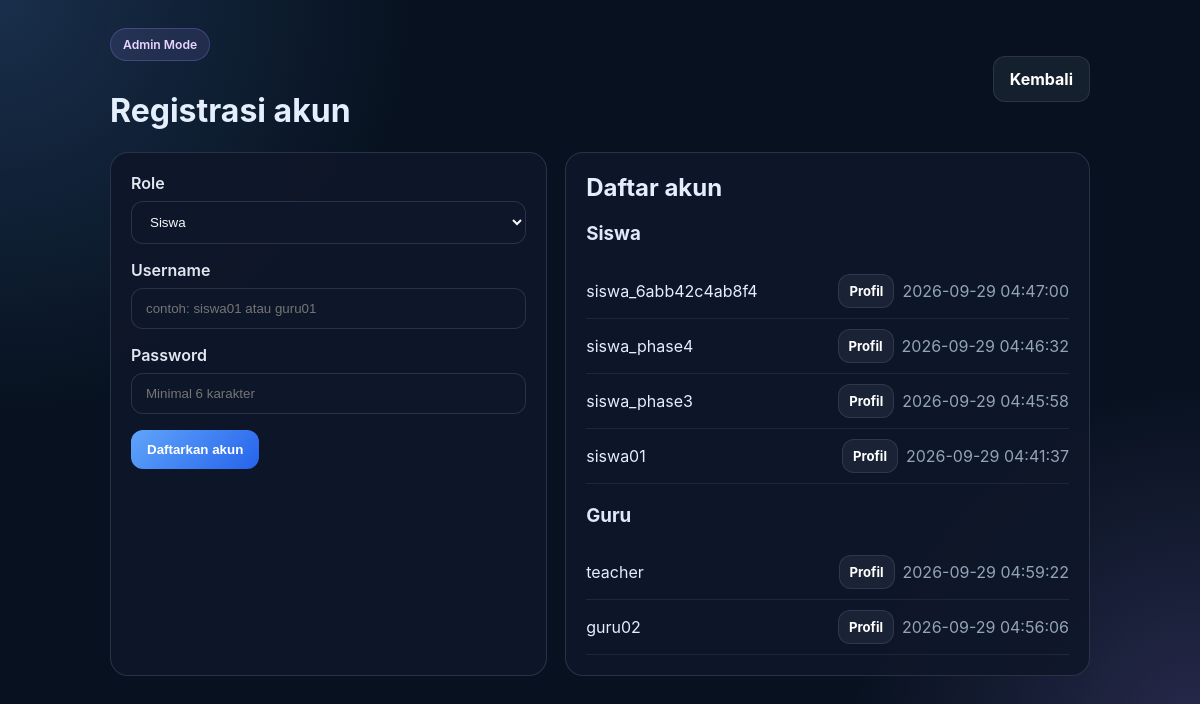
The page /admin.php (signed in) on the database as committed earlier.
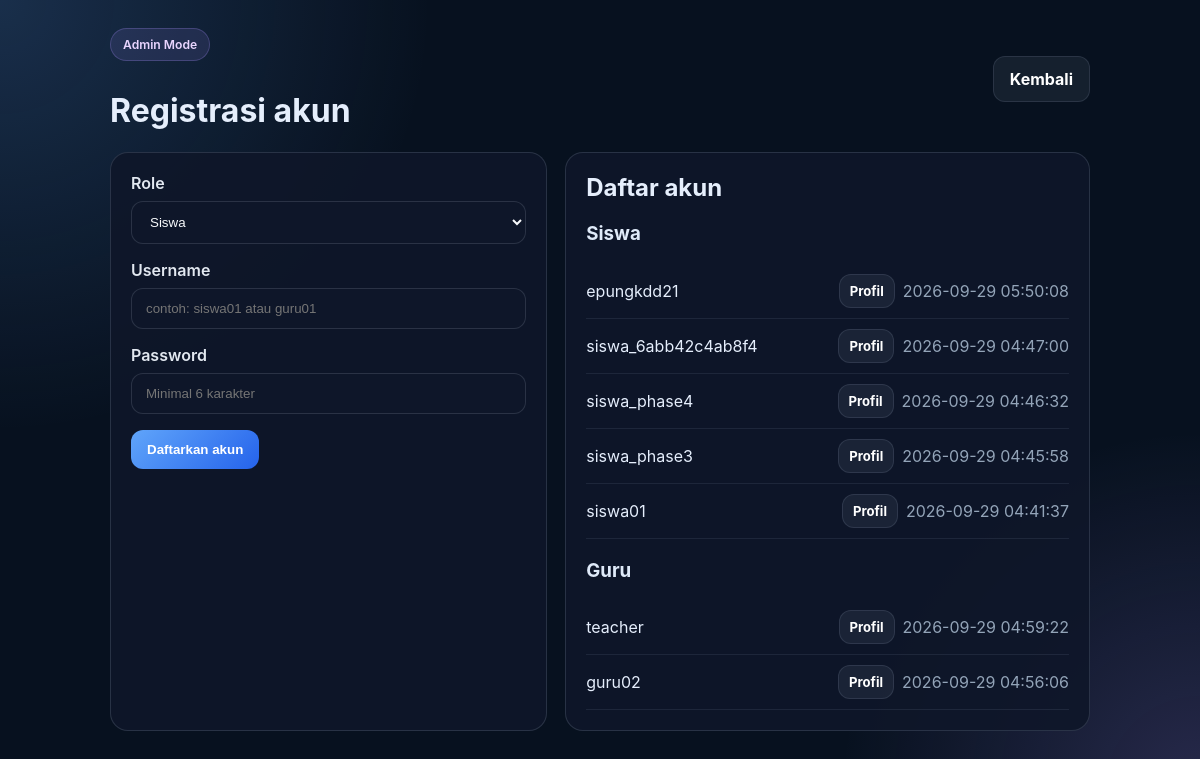
The same page on the database as committed later.
### tables this page shows
CREATE TABLE users (
            id INTEGER PRIMARY KEY AUTOINCREMENT,
            username TEXT NOT NULL UNIQUE,
            password_hash TEXT NOT NULL,
            role TEXT NOT NULL CHECK(role IN ("admin", "teacher", "student")),
            created_at TEXT NOT NULL DEFAULT CURRENT_TIMESTAMP
        );

### includes/auth.php (called while the page is built, shortened)
<?php
function list_users_by_role(string $role): array
{
    $pdo = get_main_db();
    $stmt = $pdo->prepare('SELECT id, username, role, created_at FROM users WHERE role = :role ORDER BY created_at DESC');
    $stmt->execute([':role' => $role]);
    return $stmt->fetchAll();
}

### admin.php (the view, shortened to what this page needs)
<?php
require_once __DIR__ . '/includes/auth.php';
$students = list_users_by_role('student');
$teachers = list_users_by_role('teacher');
?>
<!DOCTYPE html>
<html lang="id">
<head>
    <link rel="stylesheet" href="assets/css/style.css">
</head>
<body>
    <div class="admin-shell">
        <div class="top-row">
            <div>
                <span class="badge secondary">Admin Mode</span>
                <h1 style="margin: 12px 0 0;">Registrasi akun</h1>
            </div>
            <div>
                <a class="secondary-btn" href="dashboard.php">Kembali</a>
            </div>
        </div>
        <div class="panel-grid">
            <div class="panel">
                <form method="post" action="admin.php">
                    <div class="field">
                        <label for="role">Role</label>
                        <select id="role" name="role">
                            <option value="student">Siswa</option>
                        </select>
                    </div>
                    <div class="field">
                        <label for="username">Username</label>
                        <input id="username" name="username" type="text" placeholder="contoh: siswa01 atau guru01" required>
                    </div>
                    <div class="field">
                        <label for="password">Password</label>
                        <input id="password" name="password" type="password" placeholder="Minimal 6 karakter" required>
                    </div>
                    <button type="submit" class="primary-btn">Daftarkan akun</button>
                </form>
            </div>
            <div class="panel">
                <h2 style="margin-top: 0;">Daftar akun</h2>
                <h3 style="margin-top: 0; color: #dfeaf9;">Siswa</h3>
                <ul class="students-list">
                    <?php if ($students): ?>
                        <?php foreach ($students as $student): ?>
                            <li>
                                <span><?= htmlspecialchars($student['username'], ENT_QUOTES, 'UTF-8'); ?></span>
                                <span style="display:flex; gap:8px; align-items:center;">
                                    <a class="secondary-btn" href="profile.php?student_id=<?= (int) $student['id']; ?>" style="padding:8px 10px; font-size:0.82rem;">Profil</a>
                                    <span style="color: #93a4b8;"><?= htmlspecialchars($student['created_at'], ENT_QUOTES, 'UTF-8'); ?></span>
                                </span>
                            </li>
                        <?php endforeach; ?>
                    <?php else: ?>
                        <li><span style="color: #93a4b8;">Belum ada siswa.</span></li>
                    <?php endif; ?>
                </ul>
                <h3 style="margin-top: 20px; color: #dfeaf9;">Guru</h3>
                <ul class="students-list">
                    <?php if ($teachers): ?>
                        <?php foreach ($teachers as $teacher): ?>
                            <li>
                                <span><?= htmlspecialchars($teacher['username'], ENT_QUOTES, 'UTF-8'); ?></span>
                                <span style="display:flex; gap:8px; align-items:center;">
                                    <a class="secondary-btn" href="profile.php?student_id=<?= (int) $teacher['id']; ?>" style="padding:8px 10px; font-size:0.82rem;">Profil</a>
                                    <span style="color: #93a4b8;"><?= htmlspecialchars($teacher['created_at'], ENT_QUOTES, 'UTF-8'); ?></span>
                                </span>
                            </li>
                        <?php endforeach; ?>
                    <?php else: ?>
                        <li><span style="color: #93a4b8;">Belum ada guru.</span></li>
                    <?php endif; ?>
                </ul>
            </div>
        </div>
    </div>
</body>
</html>

### assets/css/style.css (style rules this page uses)
:root { --bg: #07111f; --bg-soft: #0d1b2a; --panel: rgba(17, 24, 39, 0.88); --panel-alt: rgba(15, 23, 42, 0.9); --card: #111827; --card-alt: #0f172a; --muted: #93a4b8; --text: #e5eefc; --primary: #60a5fa; --primary-strong: #2563eb; --secondary: #a78bfa; --border: rgba(148, 163, 184, 0.2); --success: #34d399; --shadow: 0 22px 52px rgba(15, 23, 42, 0.48); --input-bg: rgba(15, 23, 42, 0.8); --input-text: #e2e8f0; }
* { box-sizing: border-box; }
html { scroll-behavior: smooth; }
body { margin: 0; font-family: 'Inter', sans-serif; background: radial-gradient(circle at top left, rgba(96, 165, 250, 0.2), transparent 30%), radial-gradient(circle at bottom right, rgba(167, 139, 250, 0.2), transparent 25%), var(--bg); color: var(--text); }
a { color: inherit; text-decoration: none; }
.badge { display: inline-flex; align-items: center; padding: 8px 12px; border-radius: 999px; background: rgba(96, 165, 250, 0.12); border: 1px solid rgba(96, 165, 250, 0.28); color: #dbeafe; font-size: 0.76rem; font-weight: 600; margin-bottom: 18px; }
.badge.secondary { background: rgba(167, 139, 250, 0.12); border-color: rgba(167, 139, 250, 0.25); color: #e9d5ff; }

### admin.php (style rules this page uses)
body { padding: 28px 18px 60px; }
.admin-shell { max-width: 980px; margin: 0 auto; }
.top-row { display: flex; justify-content: space-between; align-items: center; gap: 12px; margin-bottom: 22px; }
.panel-grid { display: grid; grid-template-columns: 1fr 1.2fr; gap: 18px; }
.panel { background: rgba(15, 23, 42, 0.9); border: 1px solid rgba(148, 163, 184, 0.2); border-radius: 18px; padding: 20px; }
.field { display: flex; flex-direction: column; gap: 8px; margin-bottom: 16px; }
.field label { font-weight: 600; color: #e2e8f0; }
.field input, .field select { width: 100%; padding: 12px 14px; border-radius: 12px; border: 1px solid rgba(148, 163, 184, 0.2); background: rgba(15, 23, 42, 0.8); color: #f8fafc; }
.primary-btn, .secondary-btn { display: inline-flex; align-items: center; justify-content: center; border-radius: 12px; padding: 12px 16px; text-decoration: none; font-weight: 700; border: 0; cursor: pointer; }
.primary-btn { background: linear-gradient(135deg, #60a5fa, #2563eb); color: white; }
.secondary-btn { background: rgba(148, 163, 184, 0.1); color: white; border: 1px solid rgba(148, 163, 184, 0.16); }
.students-list { list-style: none; padding: 0; margin: 0; }
.students-list li { display: flex; justify-content: space-between; align-items: center; padding: 10px 0; border-bottom: 1px solid rgba(148, 163, 184, 0.12); }

Rows that differ between the two databases and show on the page:
added users: username "epungkdd21", created_at "2026-09-29 05:50:08", shown under "Siswa"
